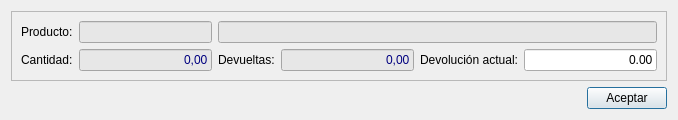
<?xml version="1.0" encoding="UTF-8"?>
<ui version="4.0">
 <class>frmdevolucion2</class>
 <widget class="QDialog" name="frmdevolucion2">
  <property name="geometry">
   <rect>
    <x>0</x>
    <y>0</y>
    <width>678</width>
    <height>120</height>
   </rect>
  </property>
  <property name="windowTitle">
   <string>Dialog</string>
  </property>
  <layout class="QGridLayout" name="gridLayout">
   <item row="0" column="0" colspan="2">
    <widget class="QFrame" name="frame">
     <property name="frameShape">
      <enum>QFrame::StyledPanel</enum>
     </property>
     <property name="frameShadow">
      <enum>QFrame::Raised</enum>
     </property>
     <layout class="QGridLayout" name="gridLayout_2">
      <item row="0" column="0">
       <widget class="QLabel" name="label">
        <property name="text">
         <string>Producto:</string>
        </property>
       </widget>
      </item>
      <item row="0" column="1">
       <widget class="QLineEdit" name="txtcodigo">
        <property name="enabled">
         <bool>false</bool>
        </property>
        <property name="styleSheet">
         <string notr="true">background-color: rgb(231, 231, 231);
color: rgb(0, 0, 127);</string>
        </property>
       </widget>
      </item>
      <item row="1" column="0">
       <widget class="QLabel" name="label_2">
        <property name="text">
         <string>Cantidad:</string>
        </property>
       </widget>
      </item>
      <item row="1" column="1">
       <widget class="QLineEdit" name="txtcantidad">
        <property name="enabled">
         <bool>false</bool>
        </property>
        <property name="styleSheet">
         <string notr="true">background-color: rgb(231, 231, 231);
color: rgb(0, 0, 127);</string>
        </property>
        <property name="text">
         <string>0,00</string>
        </property>
        <property name="alignment">
         <set>Qt::AlignRight|Qt::AlignTrailing|Qt::AlignVCenter</set>
        </property>
       </widget>
      </item>
      <item row="1" column="2">
       <widget class="QLabel" name="label_3">
        <property name="text">
         <string>Devueltas:</string>
        </property>
       </widget>
      </item>
      <item row="1" column="3">
       <widget class="QLineEdit" name="txtdevolucion">
        <property name="enabled">
         <bool>false</bool>
        </property>
        <property name="styleSheet">
         <string notr="true">background-color: rgb(231, 231, 231);
color: rgb(0, 0, 127);</string>
        </property>
        <property name="text">
         <string>0,00</string>
        </property>
        <property name="alignment">
         <set>Qt::AlignRight|Qt::AlignTrailing|Qt::AlignVCenter</set>
        </property>
       </widget>
      </item>
      <item row="1" column="4">
       <widget class="QLabel" name="label_4">
        <property name="text">
         <string>Devolución actual:</string>
        </property>
       </widget>
      </item>
      <item row="1" column="5">
       <widget class="QLineEdit" name="txtdev_act">
        <property name="text">
         <string>0.00</string>
        </property>
        <property name="alignment">
         <set>Qt::AlignRight|Qt::AlignTrailing|Qt::AlignVCenter</set>
        </property>
       </widget>
      </item>
      <item row="0" column="2" colspan="4">
       <widget class="QLineEdit" name="txtdescripcion">
        <property name="enabled">
         <bool>false</bool>
        </property>
        <property name="styleSheet">
         <string notr="true">background-color: rgb(231, 231, 231);
color: rgb(0, 0, 127);</string>
        </property>
       </widget>
      </item>
     </layout>
    </widget>
   </item>
   <item row="1" column="1">
    <widget class="QPushButton" name="btnAceptar">
     <property name="text">
      <string>Aceptar</string>
     </property>
     <property name="icon">
      <iconset resource="../maya.qrc">
       <normaloff>:/Icons/PNG/OK.png</normaloff>:/Icons/PNG/OK.png</iconset>
     </property>
    </widget>
   </item>
   <item row="1" column="0">
    <spacer name="horizontalSpacer">
     <property name="orientation">
      <enum>Qt::Horizontal</enum>
     </property>
     <property name="sizeHint" stdset="0">
      <size>
       <width>40</width>
       <height>20</height>
      </size>
     </property>
    </spacer>
   </item>
  </layout>
 </widget>
 <tabstops>
  <tabstop>txtdev_act</tabstop>
  <tabstop>btnAceptar</tabstop>
  <tabstop>txtdescripcion</tabstop>
  <tabstop>txtcantidad</tabstop>
  <tabstop>txtdevolucion</tabstop>
  <tabstop>txtcodigo</tabstop>
 </tabstops>
 <resources>
  <include location="../maya.qrc"/>
 </resources>
 <connections/>
</ui>
